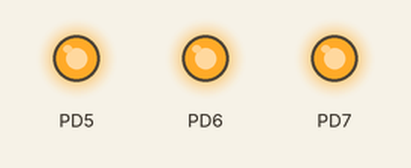
A program run on a simulated ATmega32, built with avr-gcc and emulated at 8 MHz. Shown: output pins drawn as LEDs (lit = HIGH).

Above: at 0.35 s.
At 0.75 s:
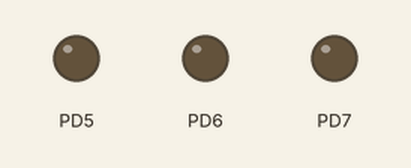
At 1.45 s:
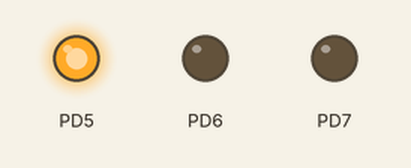
At 2.55 s:
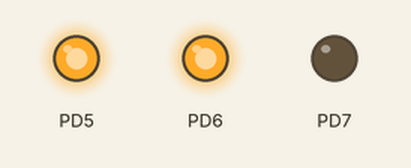
Timing chart, 0 to 3.0 s (numbered marks = the images above):
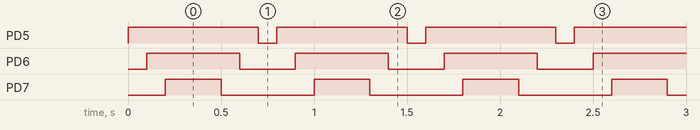

Measured:
- by itself, PD5: alternates HIGH for 0.70 s and LOW for 0.10 s
- by itself, PD6: alternates HIGH for 0.50 s and LOW for 0.30 s
- by itself, PD7: alternates HIGH for 0.30 s and LOW for 0.50 s

The program:

main.c
```c
/*
 * 1st_task.c
 *
 * Created: 2/21/2022 11:17:19 PM
 * Author : reham
 */
//turn on led on port d5,6,7 and then turnoff it in reverse order

#include "BitMath.h"
#include "DIO_HW.h"

#define F_CPU 8000000UL
#include <util/delay.h>

int main(void)
{
    // d5,6,7 output
	DDRD_Reg |=(0b111<<5);
    while (1)
    {
		SetBit(PORTD_Reg,5);
		_delay_ms(100);
		SetBit(PORTD_Reg,6);
		_delay_ms(100);
		SetBit(PORTD_Reg,7);
		_delay_ms(300);
		ClearBit(PORTD_Reg,7);
		_delay_ms(100);
		ClearBit(PORTD_Reg,6);
		_delay_ms(100);
		ClearBit(PORTD_Reg,5);
		_delay_ms(100);


    }
}
```

BitMath.h
```c
/*
 * BitMath.h
 *
 * Created: 2/21/2022 11:21:45 PM
 *  Author: reham
 */


#ifndef BITMATH_H_
#define BITMATH_H_

#define SetBit(Reg,BitNo) (Reg|=(1<<BitNo))
#define ClearBit(Reg,BitNo) (Reg&=~(1<<BitNo))
#define ToggleBit(Reg,BitNo) (Reg^=(1<<BitNo))
#define GetBit(Reg,BitNo) ((Reg>>BitNo)&1)


#endif /* BITMATH_H_ */
```

DIO_HW.h
```c
/*
 * DIO_HW.h
 *
 * Created: 2/21/2022 11:22:07 PM
 *  Author: reham
 */


#ifndef DIO_HW_H_
#define DIO_HW_H_

#define PORTA_Reg (*((volatile unsigned char*)0x3B))
#define DDRA_Reg (*((volatile unsigned char*)0x3A))
#define PINA_Reg (*((volatile unsigned char*)0x39))

#define PORTB_Reg (*((volatile unsigned char*)0x38))
#define DDRB_Reg (*((volatile unsigned char*)0x37))
#define PINB_Reg (*((volatile unsigned char*)0x36))

#define PORTC_Reg (*((volatile unsigned char*)0x35))
#define DDRC_Reg (*((volatile unsigned char*)0x34))
#define PINC_Reg (*((volatile unsigned char*)0x33))

#define PORTD_Reg (*((volatile unsigned char*)0x32))
#define DDRD_Reg (*((volatile unsigned char*)0x31))
#define PIND_Reg (*((volatile unsigned char*)0x30))


#endif /* DIO_HW_H_ */
```
